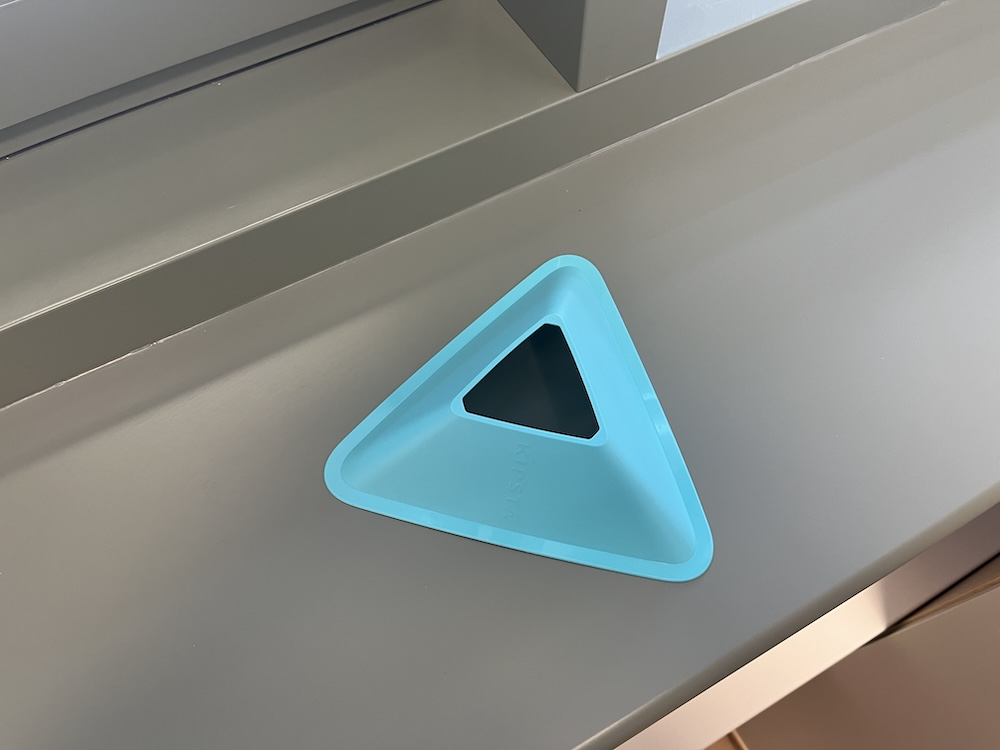
#> input picture resources/cone.jpg, 1000 x 750 px, found by its file name
$ python k-means.py
#> lines starting #> are read from the running program, lines starting #| are printed output that depends on the picture
from PIL import Image
import numpy as np
import matplotlib.pyplot as plt
from sklearn.cluster import KMeans

# Open the image using PIL
image = Image.open("path-to-resources/cone.jpg")
#> image is the input picture: PIL image 1000x750 RGB; mean R, G, B 132.8, 137.4, 133.4

# Convert image to a NumPy array
data = np.array(image, dtype = np.uint8)

# Get the dimensions of the image
image_h, image_w, _ = data.shape
#> image_h = 750; image_w = 1000

# Reshape image data for k-means
pixels = data.reshape(-1, 3)
# Run the k-means algorithm
kmeans = KMeans(n_clusters = 4)
kmeans.fit(pixels)

# Get labels
labels = np.reshape(kmeans.labels_, (image_h, image_w))

# Display images
fig, ax = plt.subplots(1, 2, figsize = (12, 6))
ax[0].imshow(data)
ax[0].set_title("Original Image")
ax[0].axis("off")
ax[1].imshow(labels, cmap = "jet")
ax[1].set_title("Segmented Image")
ax[1].axis("off")
plt.show()
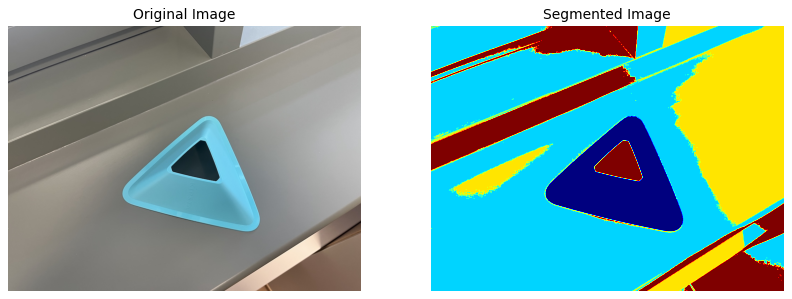
#> figure drawn by matplotlib, 2 panels

$ run again, with resources/658332674_1514240410070705_3618918327182390117_n.jpg copied over resources/cone.jpg
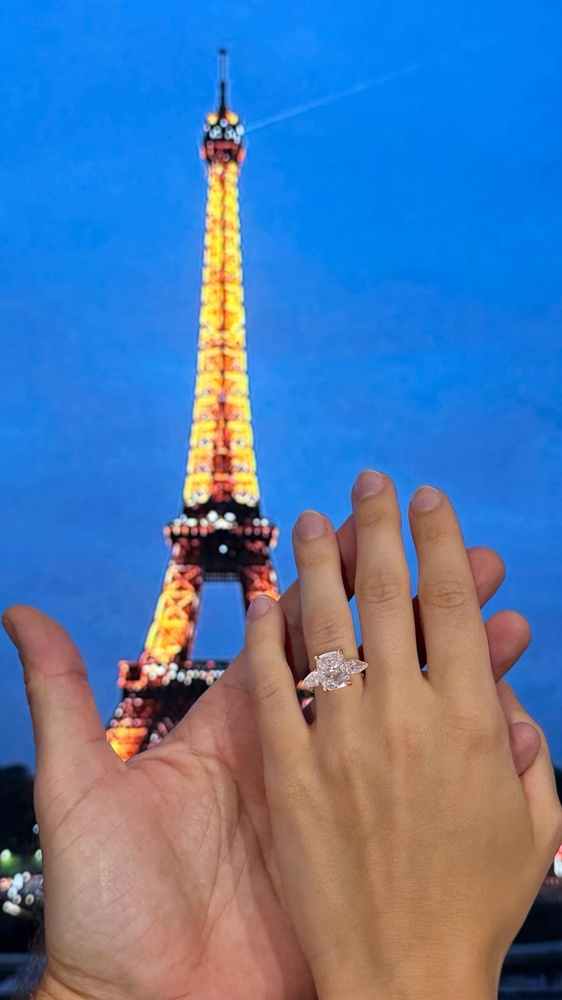
#> input picture resources/658332674_1514240410070705_3618918327182390117_n.jpg, 562 x 1000 px, shrunk from 1152 x 2048 before the run, found by its file name
#> image is the input picture: PIL image 562x1000 RGB; mean R, G, B 84, 121.1, 168.9
#> `plt.show()`:
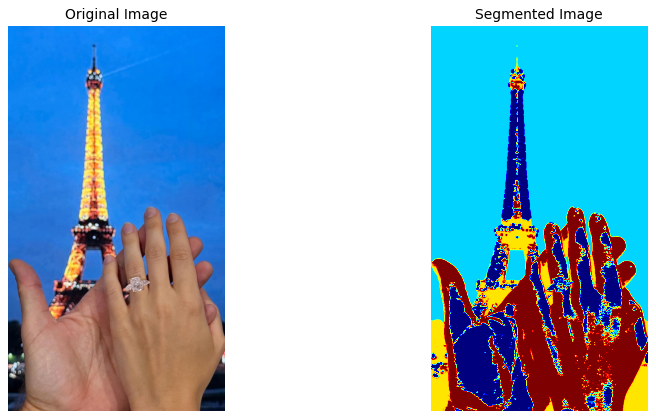
#> figure drawn by matplotlib, 2 panels

$ run again, with resources/boglarka-low.jpg copied over resources/cone.jpg
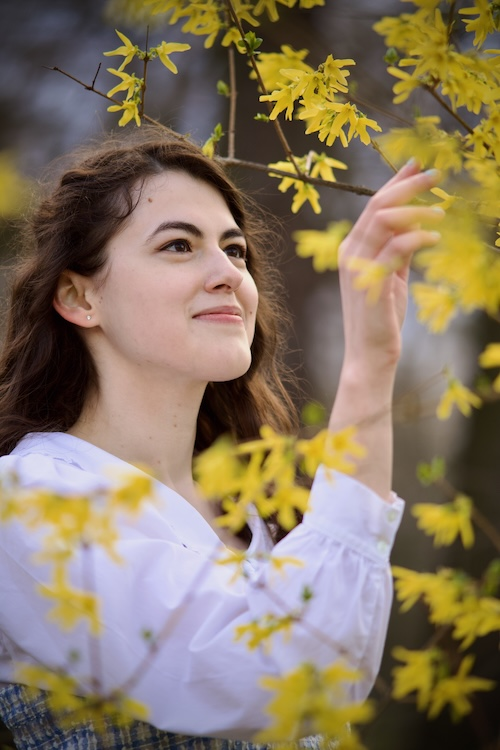
#> input picture resources/boglarka-low.jpg, 500 x 750 px, found by its file name
#> image is the input picture: PIL image 500x750 RGB; mean R, G, B 135.6, 119.6, 97.6
#> `plt.show()`:
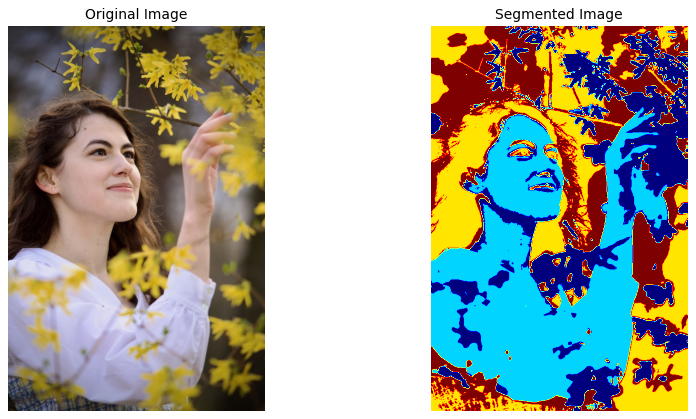
#> figure drawn by matplotlib, 2 panels
